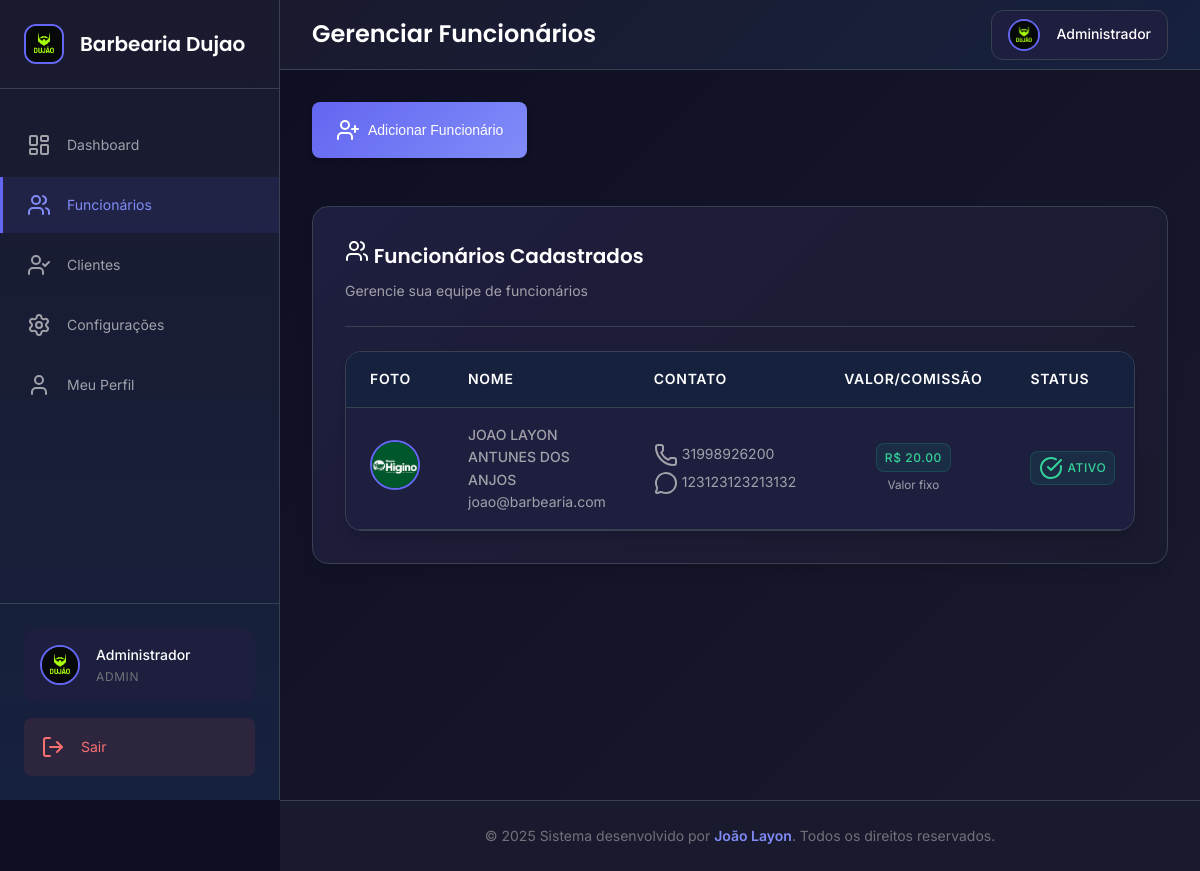
The page /gerenciar_funcionarios (signed in) on the database its author committed.
### tables this page shows
CREATE TABLE configuracoes (
                id INTEGER PRIMARY KEY AUTOINCREMENT,
                nome_barbearia TEXT DEFAULT 'Barbearia Premium',
                logo_url TEXT DEFAULT '/static/uploads/logo-barbearia.jpg',
                telefone_contato TEXT,
                whatsapp_contato TEXT,
                endereco TEXT,
                horario_funcionamento TEXT DEFAULT '08:00-18:00',
                dias_funcionamento TEXT DEFAULT 'Segunda a Sábado',
                descricao TEXT DEFAULT 'A melhor barbearia da cidade',
                instagram TEXT,
                facebook TEXT
            );

CREATE TABLE funcionarios (
                id INTEGER PRIMARY KEY AUTOINCREMENT,
                usuario_id INTEGER NOT NULL,
                valor_corte DECIMAL(10,2) NOT NULL,
                tipo_pagamento TEXT NOT NULL DEFAULT 'fixo',
                ativo BOOLEAN DEFAULT 1,
                FOREIGN KEY (usuario_id) REFERENCES usuarios (id)
            );

CREATE TABLE usuarios (
                id INTEGER PRIMARY KEY AUTOINCREMENT,
                nome TEXT NOT NULL,
                email TEXT UNIQUE NOT NULL,
                senha TEXT NOT NULL,
                telefone TEXT,
                whatsapp TEXT,
                foto_perfil TEXT DEFAULT '/static/uploads/default-user.jpg',
                tipo TEXT NOT NULL DEFAULT 'cliente',
                data_criacao TIMESTAMP DEFAULT CURRENT_TIMESTAMP
            );

### app.py (the view)
@app.route('/gerenciar_funcionarios')
def gerenciar_funcionarios():
    if 'usuario_id' not in session or session['tipo_usuario'] != 'admin':
        return redirect(url_for('login'))
    funcionarios = models.listar_funcionarios_detalhado()
    return render_template('gerenciar_funcionarios.html', funcionarios=funcionarios)

### app.py (called while the page is built)
@app.context_processor
def inject_datetime():
    return dict(datetime=datetime, timedelta=timedelta)

@app.context_processor
def inject_configuracoes():
    configuracoes = models.obter_configuracoes_barbearia()
    if 'usuario_id' in session and session.get('tipo_usuario') == 'admin':
        if configuracoes and configuracoes.get('logo_url'):
            session['foto_perfil'] = configuracoes['logo_url']
        else:
            session['foto_perfil'] = '/static/uploads/logo-barbearia.jpg'
    return dict(configuracoes_barbearia=configuracoes)

### banco.py (called while the page is built)
@contextmanager
def obter_conexao():
    conn = sqlite3.connect(BANCO_NOME, timeout=30.0)
    conn.execute('PRAGMA journal_mode=WAL')
    conn.execute('PRAGMA synchronous=NORMAL')
    conn.execute('PRAGMA cache_size=1000')
    conn.execute('PRAGMA temp_store=MEMORY')
    try:
        yield conn
    except Exception:
        conn.rollback()
        raise
    finally:
        conn.close()

### models.py (called while the page is built)
def listar_funcionarios_detalhado():
    with obter_conexao() as conn:
        cursor = conn.cursor()
        cursor.execute('''
            SELECT f.id, u.nome, u.email, u.telefone, u.whatsapp, f.valor_corte, f.tipo_pagamento, f.ativo, u.foto_perfil
            FROM funcionarios f
            JOIN usuarios u ON f.usuario_id = u.id
        ''')
        return cursor.fetchall()

### templates/gerenciar_funcionarios.html (shortened to what this page needs)
{% extends "base.html" %}
{% block page_title %}Gerenciar Funcionários{% endblock %}
{% block content %}
<div class="mb-6">
    <button class="btn btn-primary" onclick="toggleModal('addFuncionarioModal')">
        <i data-lucide="user-plus"></i>
        Adicionar Funcionário
    </button>
</div>
<div class="card">
    <div class="card-header">
        <h3 class="card-title">
            <i data-lucide="users"></i>
            Funcionários Cadastrados
        </h3>
        <p class="card-subtitle">Gerencie sua equipe de funcionários</p>
    </div>
    {% if funcionarios %}
    <div class="table-container">
        <table class="table">
            <thead>
                <tr>
                    <th>Foto</th>
                    <th>Nome</th>
                    <th>Contato</th>
                    <th>Valor/Comissão</th>
                    <th>Status</th>
                </tr>
            </thead>
            <tbody>
                {% for funcionario in funcionarios %}
                <tr>
                    <td>
                        <img src="{{ funcionario[8] or '/static/uploads/default-user.jpg' }}"
                             alt="Foto"
                             class="table-avatar">
                    </td>
                    <td>
                        <div>
                            <div class="font-medium">{{ funcionario[1] }}</div>
                            <div class="text-sm text-muted">{{ funcionario[2] }}</div>
                        </div>
                    </td>
                    <td>
                        <div class="contact-info">
                            {% if funcionario[3] %}
                            <div class="contact-item">
                                <i data-lucide="phone"></i>
                                <span>{{ funcionario[3] }}</span>
                            </div>
                            {% endif %}
                            {% if funcionario[4] %}
                            <div class="contact-item">
                                <i data-lucide="message-circle"></i>
                                <span>{{ funcionario[4] }}</span>
                            </div>
                            {% endif %}
                        </div>
                    </td>
                    <td>
                        <div class="valor-info">
                            {% if funcionario[6] == 'porcentagem' %}
                                <span class="badge badge-info">{{ funcionario[5] }}%</span>
                                <small class="text-muted">Comissão</small>
                            {% else %}
                                <span class="badge badge-success">R$ {{ "%.2f"|format(funcionario[5]) }}</span>
                                <small class="text-muted">Valor fixo</small>
                            {% endif %}
                        </div>
                    </td>
                    <td>
                        {% if funcionario[7] %}
                            <span class="badge badge-success">
                                <i data-lucide="check-circle"></i>
                                Ativo
                            </span>
                        {% else %}
                            <span class="badge badge-error">
                                <i data-lucide="x-circle"></i>
                                Inativo
                            </span>
                        {% endif %}
                    </td>
                </tr>
                {% endfor %}
            </tbody>
        </table>
    </div>
    {% endif %}
</div>
{% endblock %}

### templates/base.html (shortened to what this page needs)
<!DOCTYPE html>
<html lang="pt-BR">
<head>
    <link rel="stylesheet" href="{{ url_for('static', filename='css/style.css') }}">
</head>
<body class="{% block body_class %}{% endblock %}">
    {% if session.usuario_id %}
    <aside class="sidebar" id="sidebar">
        <div class="sidebar-header">
            <div class="logo-container">
                <img src="{{ configuracoes_barbearia.logo_url if configuracoes_barbearia else '/static/uploads/logo-barbearia.jpg' }}"
                     alt="Logo" class="logo-img">
                <h2 class="logo-text">{{ configuracoes_barbearia.nome_barbearia if configuracoes_barbearia else 'Barbearia Premium' }}</h2>
            </div>
        </div>
        <nav class="sidebar-nav">
            {% if session.tipo_usuario == 'admin' %}
                <a href="{{ url_for('dashboard_admin') }}" class="nav-item {% if request.endpoint == 'dashboard_admin' %}active{% endif %}">
                    <i data-lucide="layout-dashboard"></i>
                    <span>Dashboard</span>
                </a>
                <a href="{{ url_for('gerenciar_funcionarios') }}" class="nav-item {% if request.endpoint == 'gerenciar_funcionarios' %}active{% endif %}">
                    <i data-lucide="users"></i>
                    <span>Funcionários</span>
                </a>
                <a href="{{ url_for('listar_clientes') }}" class="nav-item {% if request.endpoint == 'listar_clientes' %}active{% endif %}">
                    <i data-lucide="user-check"></i>
                    <span>Clientes</span>
                </a>
                <a href="{{ url_for('configuracoes_barbearia') }}" class="nav-item {% if request.endpoint == 'configuracoes_barbearia' %}active{% endif %}">
                    <i data-lucide="settings"></i>
                    <span>Configurações</span>
                </a>
            {% elif session.tipo_usuario == 'funcionario' %}
                <a href="{{ url_for('dashboard_funcionario') }}" class="nav-item {% if request.endpoint == 'dashboard_funcionario' %}active{% endif %}">
                    <i data-lucide="layout-dashboard"></i>
                    <span>Minha Agenda</span>
                </a>
            {% endif %}
            <a href="{{ url_for('perfil') }}" class="nav-item {% if request.endpoint == 'perfil' %}active{% endif %}">
                <i data-lucide="user"></i>
                <span>Meu Perfil</span>
            </a>
        </nav>
        <div class="sidebar-footer">
            <div class="user-info">
                <img src="{{ session.foto_perfil or '/static/uploads/default-user.jpg' }}"
                     alt="Foto do usuário" class="user-avatar">
                <div class="user-details">
                    <span class="user-name">{{ session.nome_usuario }}</span>
                    <span class="user-role">{{ session.tipo_usuario.title() }}</span>
                </div>
            </div>
            <a href="{{ url_for('logout') }}" class="logout-btn">
                <i data-lucide="log-out"></i>
                <span>Sair</span>
            </a>
        </div>
    </aside>
    <main class="main-content">
        <header class="header">
            <div class="header-left">
                <h1 class="page-title">{% block page_title %}Dashboard{% endblock %}</h1>
            </div>
            <div class="header-right">
                <div class="user-menu">
                    <img src="{{ session.foto_perfil or '/static/uploads/default-user.jpg' }}"
                         alt="Foto do usuário" class="user-avatar-small">
                    <span class="user-name-header">{{ session.nome_usuario }}</span>
                </div>
            </div>
        </header>
        <div class="page-content">
            {% block content %}{% endblock %}
        </div>
    </main>
    {% endif %}
    <footer class="footer">
        <div class="footer-content">
            <p>&copy; 2025 Sistema desenvolvido por <strong>João Layon</strong>. Todos os direitos reservados.</p>
        </div>
    </footer>
</body>
</html>

### templates/gerenciar_funcionarios.html (style rules this page uses)
.table-avatar { width: 50px; height: 50px; border-radius: 50%; object-fit: cover; border: 2px solid var(--primary-color); }
.contact-info { display: flex; flex-direction: column; gap: var(--spacing-xs); }
.contact-item { display: flex; align-items: center; gap: var(--spacing-xs); font-size: 0.875rem; color: var(--text-secondary); }
.valor-info { display: flex; flex-direction: column; align-items: center; gap: var(--spacing-xs); }
.font-medium { font-weight: 500; }
.text-sm { font-size: 0.875rem; }

### rows shown on the page
configuracoes: logo_url (picture), nome_barbearia "Barbearia Dujao"
funcionarios: foto_perfil (picture), nome "JOAO LAYON ANTUNES DOS ANJOS", email "joao@barbearia.com", telefone "31998926200", whatsapp "123123123213132", valor_corte "20.00", ativo True (drawn)

### other values the page prints
{{ session.nome_usuario }} "Administrador"
{{ session.tipo_usuario.title() }} "ADMIN"
